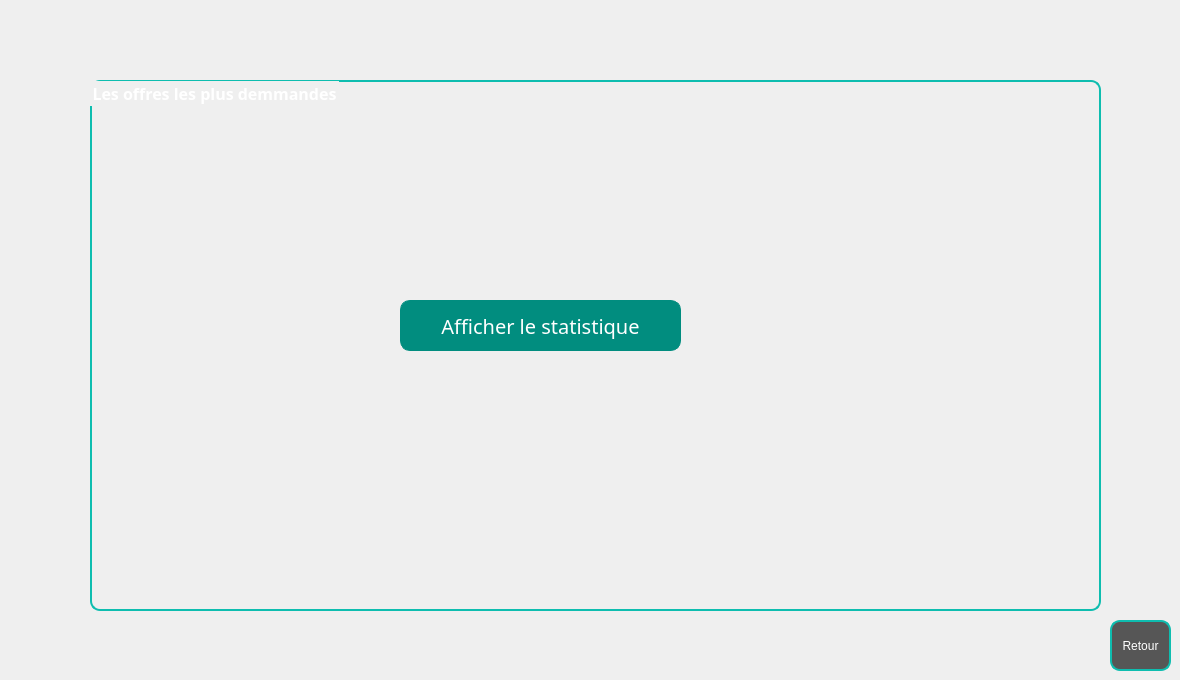
           <widget class="QWidget" name="tab_7">
            <attribute name="icon">
             <iconset resource="media.qrc">
              <normaloff>:/images/img/bar-chart-2.svg</normaloff>:/images/img/bar-chart-2.svg</iconset>
            </attribute>
            <attribute name="title">
             <string>Consulter statistique des offres</string>
            </attribute>
            <widget class="QGroupBox" name="groupBox_3">
             <property name="geometry">
              <rect>
               <x>90</x>
               <y>80</y>
               <width>1011</width>
               <height>531</height>
              </rect>
             </property>
             <property name="palette">
              <palette>
               <active>
                <colorrole role="WindowText">
                 <brush brushstyle="SolidPattern">
                  <color alpha="255">
                   <red>255</red>
                   <green>255</green>
                   <blue>255</blue>
                  </color>
                 </brush>
                </colorrole>
                <colorrole role="Button">
                 <brush brushstyle="SolidPattern">
                  <color alpha="255">
                   <red>0</red>
                   <green>0</green>
                   <blue>0</blue>
                  </color>
                 </brush>
                </colorrole>
                <colorrole role="Text">
                 <brush brushstyle="SolidPattern">
                  <color alpha="255">
                   <red>255</red>
                   <green>255</green>
                   <blue>255</blue>
                  </color>
                 </brush>
                </colorrole>
                <colorrole role="ButtonText">
                 <brush brushstyle="SolidPattern">
                  <color alpha="255">
                   <red>255</red>
                   <green>255</green>
                   <blue>255</blue>
                  </color>
                 </brush>
                </colorrole>
                <colorrole role="Base">
                 <brush brushstyle="SolidPattern">
                  <color alpha="255">
                   <red>0</red>
                   <green>0</green>
                   <blue>0</blue>
                  </color>
                 </brush>
                </colorrole>
                <colorrole role="Window">
                 <brush brushstyle="SolidPattern">
                  <color alpha="255">
                   <red>0</red>
                   <green>0</green>
                   <blue>0</blue>
                  </color>
                 </brush>
                </colorrole>
                <colorrole role="PlaceholderText">
                 <brush brushstyle="NoBrush">
                  <color alpha="128">
                   <red>255</red>
                   <green>255</green>
                   <blue>255</blue>
                  </color>
                 </brush>
                </colorrole>
               </active>
               <inactive>
                <colorrole role="WindowText">
                 <brush brushstyle="SolidPattern">
                  <color alpha="255">
                   <red>255</red>
                   <green>255</green>
                   <blue>255</blue>
                  </color>
                 </brush>
                </colorrole>
                <colorrole role="Button">
                 <brush brushstyle="SolidPattern">
                  <color alpha="255">
                   <red>0</red>
                   <green>0</green>
                   <blue>0</blue>
                  </color>
                 </brush>
                </colorrole>
                <colorrole role="Text">
                 <brush brushstyle="SolidPattern">
                  <color alpha="255">
                   <red>255</red>
                   <green>255</green>
                   <blue>255</blue>
                  </color>
                 </brush>
                </colorrole>
                <colorrole role="ButtonText">
                 <brush brushstyle="SolidPattern">
                  <color alpha="255">
                   <red>255</red>
                   <green>255</green>
                   <blue>255</blue>
                  </color>
                 </brush>
                </colorrole>
                <colorrole role="Base">
                 <brush brushstyle="SolidPattern">
                  <color alpha="255">
                   <red>0</red>
                   <green>0</green>
                   <blue>0</blue>
                  </color>
                 </brush>
                </colorrole>
                <colorrole role="Window">
                 <brush brushstyle="SolidPattern">
                  <color alpha="255">
                   <red>0</red>
                   <green>0</green>
                   <blue>0</blue>
                  </color>
                 </brush>
                </colorrole>
                <colorrole role="PlaceholderText">
                 <brush brushstyle="NoBrush">
                  <color alpha="128">
                   <red>255</red>
                   <green>255</green>
                   <blue>255</blue>
                  </color>
                 </brush>
                </colorrole>
               </inactive>
               <disabled>
                <colorrole role="WindowText">
                 <brush brushstyle="SolidPattern">
                  <color alpha="255">
                   <red>255</red>
                   <green>255</green>
                   <blue>255</blue>
                  </color>
                 </brush>
                </colorrole>
                <colorrole role="Button">
                 <brush brushstyle="SolidPattern">
                  <color alpha="255">
                   <red>0</red>
                   <green>0</green>
                   <blue>0</blue>
                  </color>
                 </brush>
                </colorrole>
                <colorrole role="Text">
                 <brush brushstyle="SolidPattern">
                  <color alpha="255">
                   <red>255</red>
                   <green>255</green>
                   <blue>255</blue>
                  </color>
                 </brush>
                </colorrole>
                <colorrole role="ButtonText">
                 <brush brushstyle="SolidPattern">
                  <color alpha="255">
                   <red>255</red>
                   <green>255</green>
                   <blue>255</blue>
                  </color>
                 </brush>
                </colorrole>
                <colorrole role="Base">
                 <brush brushstyle="SolidPattern">
                  <color alpha="255">
                   <red>0</red>
                   <green>0</green>
                   <blue>0</blue>
                  </color>
                 </brush>
                </colorrole>
                <colorrole role="Window">
                 <brush brushstyle="SolidPattern">
                  <color alpha="255">
                   <red>0</red>
                   <green>0</green>
                   <blue>0</blue>
                  </color>
                 </brush>
                </colorrole>
                <colorrole role="PlaceholderText">
                 <brush brushstyle="NoBrush">
                  <color alpha="128">
                   <red>255</red>
                   <green>255</green>
                   <blue>255</blue>
                  </color>
                 </brush>
                </colorrole>
               </disabled>
              </palette>
             </property>
             <property name="font">
              <font>
               <family>Poppins</family>
               <pointsize>12</pointsize>
               <weight>75</weight>
               <bold>true</bold>
              </font>
             </property>
             <property name="styleSheet">
              <string notr="true">border:2px solid rgb(14,189,175);
border-radius:10px;

color:#fff;
</string>
             </property>
             <property name="title">
              <string>Les offres les plus demmandes</string>
             </property>
             <widget class="QPushButton" name="pb_stat">
              <property name="geometry">
               <rect>
                <x>310</x>
                <y>220</y>
                <width>281</width>
                <height>51</height>
               </rect>
              </property>
              <property name="font">
               <font>
                <family>Poppins</family>
                <pointsize>15</pointsize>
               </font>
              </property>
              <property name="styleSheet">
               <string notr="true">border: 1px solid rgb(1, 141, 127);
border-radius:10px;
background-color:rgb(1, 141, 127);
color:#fff;
text-align: center;</string>
              </property>
              <property name="text">
               <string>Afficher le statistique</string>
              </property>
             </widget>
            </widget>
            <widget class="QPushButton" name="pushButton_retour_3">
             <property name="geometry">
              <rect>
               <x>1110</x>
               <y>620</y>
               <width>61</width>
               <height>51</height>
              </rect>
             </property>
             <property name="styleSheet">
              <string notr="true">front-size:16px;
border:2px solid rgb(14,189,175);
border-radius:10px;
background-color:rgb(86,86,86);
color:#fff;</string>
             </property>
             <property name="text">
              <string>Retour</string>
             </property>
            </widget>
           </widget>
